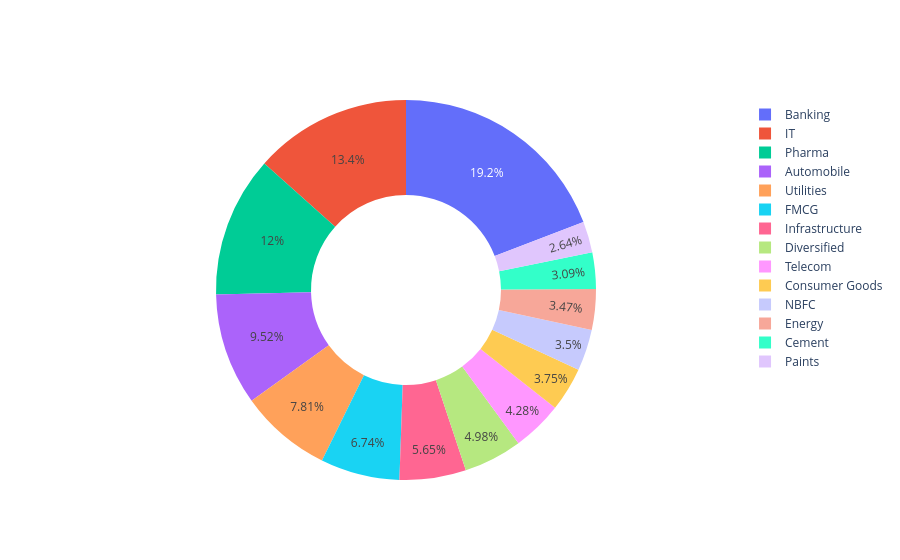

The notebook cell this image was saved under:
### Code cell
fig = go.Figure(
go.Pie(
labels=sector.index,
values=sector.values,
hole=0.5
)
)

fig.show()

### Figure 1 — Plotly figure (JSON) as saved in the notebook; plotly's stock layout.template omitted (floating-point values rounded to 4 significant figures)
{"data": [{"hole": 0.5, "labels": ["Automobile", "Banking", "Cement", "Consumer Goods", "Diversified", "Energy", "FMCG", "IT", "Infrastructure", "NBFC", "Paints", "Pharma", "Telecom", "Utilities"], "type": "pie", "values": [323.6, 652.3, 105.0, 127.6, 169.2, 117.9, 229.1, 455.5, 192.2, 119.1, 89.86, 407.4, 145.6, 265.5]}], "layout": {}}
